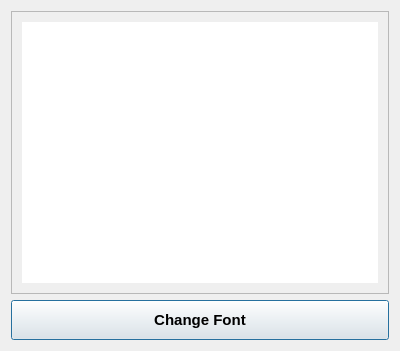
<?xml version="1.0" encoding="UTF-8"?>
<ui version="4.0">
 <class>Dialog</class>
 <widget class="QDialog" name="Dialog">
  <property name="geometry">
   <rect>
    <x>0</x>
    <y>0</y>
    <width>400</width>
    <height>351</height>
   </rect>
  </property>
  <property name="windowTitle">
   <string>QFontDialog</string>
  </property>
  <layout class="QVBoxLayout" name="verticalLayout">
   <item>
    <widget class="QPlainTextEdit" name="plainTextEdit">
     <property name="styleSheet">
      <string notr="true">padding: 10px;
font-size: 15px;</string>
     </property>
    </widget>
   </item>
   <item>
    <widget class="QPushButton" name="pushButton">
     <property name="styleSheet">
      <string notr="true">padding: 10px;
font-size: 15px;
font-weight: bold;</string>
     </property>
     <property name="text">
      <string>Change Font</string>
     </property>
    </widget>
   </item>
  </layout>
 </widget>
 <resources/>
 <connections/>
</ui>
